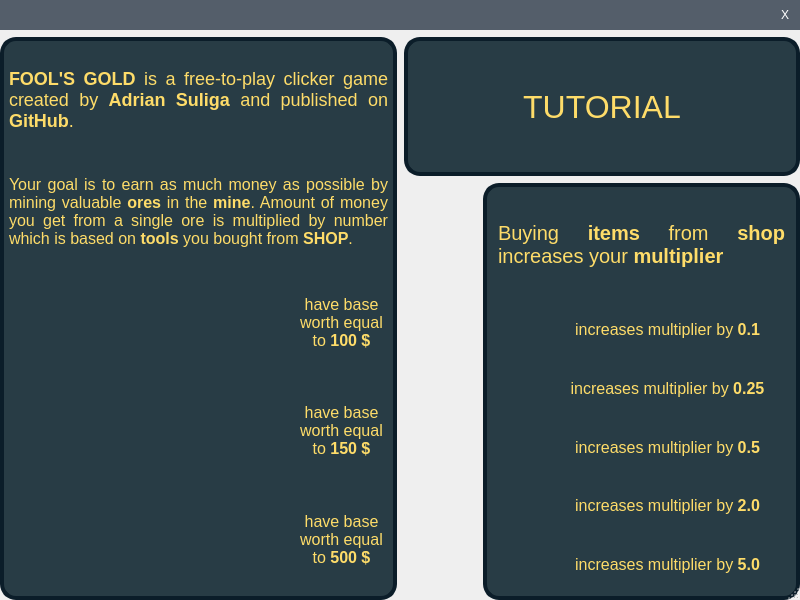
<?xml version="1.0" encoding="UTF-8"?>
<ui version="4.0">
 <class>Tutorial</class>
 <widget class="QDialog" name="Tutorial">
  <property name="geometry">
   <rect>
    <x>0</x>
    <y>0</y>
    <width>800</width>
    <height>600</height>
   </rect>
  </property>
  <property name="minimumSize">
   <size>
    <width>800</width>
    <height>600</height>
   </size>
  </property>
  <property name="maximumSize">
   <size>
    <width>1600</width>
    <height>1200</height>
   </size>
  </property>
  <property name="baseSize">
   <size>
    <width>800</width>
    <height>600</height>
   </size>
  </property>
  <property name="windowTitle">
   <string>Dialog</string>
  </property>
  <property name="styleSheet">
   <string notr="true">#Tutorial {
border-image: url(:/images/resources/Other/TitleScreenBackground.png) 0 0 0 0 stretch stretch;
}</string>
  </property>
  <property name="sizeGripEnabled">
   <bool>true</bool>
  </property>
  <property name="modal">
   <bool>true</bool>
  </property>
  <layout class="QVBoxLayout" name="verticalLayout_5">
   <property name="spacing">
    <number>7</number>
   </property>
   <property name="leftMargin">
    <number>0</number>
   </property>
   <property name="topMargin">
    <number>0</number>
   </property>
   <property name="rightMargin">
    <number>0</number>
   </property>
   <property name="bottomMargin">
    <number>0</number>
   </property>
   <item>
    <widget class="QWidget" name="titleBar" native="true">
     <property name="minimumSize">
      <size>
       <width>0</width>
       <height>30</height>
      </size>
     </property>
     <property name="maximumSize">
      <size>
       <width>16777215</width>
       <height>30</height>
      </size>
     </property>
     <property name="styleSheet">
      <string notr="true">background-color: rgb(84,94,106);</string>
     </property>
     <layout class="QHBoxLayout" name="horizontalLayout_7">
      <property name="spacing">
       <number>0</number>
      </property>
      <property name="leftMargin">
       <number>0</number>
      </property>
      <property name="topMargin">
       <number>0</number>
      </property>
      <property name="rightMargin">
       <number>0</number>
      </property>
      <property name="bottomMargin">
       <number>0</number>
      </property>
      <item>
       <spacer name="titleBarSpacer">
        <property name="orientation">
         <enum>Qt::Horizontal</enum>
        </property>
        <property name="sizeHint" stdset="0">
         <size>
          <width>87</width>
          <height>20</height>
         </size>
        </property>
       </spacer>
      </item>
      <item>
       <widget class="QPushButton" name="closeButton">
        <property name="minimumSize">
         <size>
          <width>30</width>
          <height>30</height>
         </size>
        </property>
        <property name="maximumSize">
         <size>
          <width>30</width>
          <height>30</height>
         </size>
        </property>
        <property name="sizeIncrement">
         <size>
          <width>30</width>
          <height>30</height>
         </size>
        </property>
        <property name="baseSize">
         <size>
          <width>30</width>
          <height>30</height>
         </size>
        </property>
        <property name="styleSheet">
         <string notr="true">#closeButton {
color: white;
background-color: rgb(84,94,106);
border-style: solid;
}
#closeButton:hover {
background-color: red;
}</string>
        </property>
        <property name="text">
         <string>X</string>
        </property>
       </widget>
      </item>
     </layout>
    </widget>
   </item>
   <item>
    <layout class="QHBoxLayout" name="horizontalLayout_12">
     <item>
      <widget class="QWidget" name="widget_3" native="true">
       <property name="styleSheet">
        <string notr="true">#widget_3 {
background-color: rgb(40,60,69);
border-radius: 16px;
border-style: solid;
border-width: 4px;
border-color: rgb(11,29,41);
}
QLabel {
color: rgb(254,220,105);
}</string>
       </property>
       <layout class="QVBoxLayout" name="verticalLayout_6" stretch="1,1,3">
        <item>
         <widget class="QLabel" name="introInfoLabel">
          <property name="styleSheet">
           <string notr="true">font-size: 18px;</string>
          </property>
          <property name="text">
           <string>&lt;html&gt;&lt;head/&gt;&lt;body&gt;&lt;p&gt;&lt;span style=&quot; font-weight:700;&quot;&gt;FOOL'S GOLD&lt;/span&gt; is a free-to-play clicker game created by &lt;span style=&quot; font-weight:700;&quot;&gt;Adrian Suliga&lt;/span&gt; and published on &lt;span style=&quot; font-weight:700;&quot;&gt;GitHub&lt;/span&gt;.&lt;/p&gt;&lt;/body&gt;&lt;/html&gt;</string>
          </property>
          <property name="alignment">
           <set>Qt::AlignJustify|Qt::AlignVCenter</set>
          </property>
          <property name="wordWrap">
           <bool>true</bool>
          </property>
         </widget>
        </item>
        <item>
         <widget class="QLabel" name="goalLabel">
          <property name="styleSheet">
           <string notr="true">font-size: 16px;</string>
          </property>
          <property name="text">
           <string>&lt;html&gt;&lt;head/&gt;&lt;body&gt;&lt;p&gt;Your goal is to earn as much money as possible by mining valuable &lt;span style=&quot; font-weight:700;&quot;&gt;ores&lt;/span&gt; in the &lt;span style=&quot; font-weight:700;&quot;&gt;mine&lt;/span&gt;. Amount of money you get from a single ore is multiplied by number which is based on &lt;span style=&quot; font-weight:700;&quot;&gt;tools&lt;/span&gt; you bought from&lt;span style=&quot; font-weight:700;&quot;&gt; SHOP&lt;/span&gt;.&lt;/p&gt;&lt;/body&gt;&lt;/html&gt;</string>
          </property>
          <property name="alignment">
           <set>Qt::AlignJustify|Qt::AlignVCenter</set>
          </property>
          <property name="wordWrap">
           <bool>true</bool>
          </property>
         </widget>
        </item>
        <item>
         <layout class="QHBoxLayout" name="horizontalLayout_4" stretch="3,1">
          <item>
           <layout class="QVBoxLayout" name="verticalLayout_2">
            <item>
             <layout class="QHBoxLayout" name="horizontalLayout_3" stretch="0,0,0">
              <item>
               <widget class="QLabel" name="label_5">
                <property name="minimumSize">
                 <size>
                  <width>60</width>
                  <height>0</height>
                 </size>
                </property>
                <property name="styleSheet">
                 <string notr="true">border-image: url(:/images/resources/Ores/selenite_ore.png) 0 0 0 0 stretch stretch;</string>
                </property>
                <property name="text">
                 <string/>
                </property>
               </widget>
              </item>
              <item>
               <widget class="QLabel" name="label_6">
                <property name="minimumSize">
                 <size>
                  <width>60</width>
                  <height>0</height>
                 </size>
                </property>
                <property name="styleSheet">
                 <string notr="true">border-image: url(:/images/resources/Ores/onyx_ore.png) 0 0 0 0 stretch stretch;</string>
                </property>
                <property name="text">
                 <string/>
                </property>
               </widget>
              </item>
              <item>
               <widget class="QLabel" name="label_7">
                <property name="minimumSize">
                 <size>
                  <width>60</width>
                  <height>0</height>
                 </size>
                </property>
                <property name="styleSheet">
                 <string notr="true">border-image: url(:/images/resources/Ores/amethyst_ore.png) 0 0 0 0 stretch stretch;</string>
                </property>
                <property name="text">
                 <string/>
                </property>
               </widget>
              </item>
             </layout>
            </item>
            <item>
             <layout class="QHBoxLayout" name="horizontalLayout_2">
              <item>
               <widget class="QLabel" name="label_9">
                <property name="styleSheet">
                 <string notr="true">border-image: url(:/images/resources/Ores/diamond_ore.png) 0 0 0 0 stretch stretch;</string>
                </property>
                <property name="text">
                 <string/>
                </property>
               </widget>
              </item>
              <item>
               <widget class="QLabel" name="label_10">
                <property name="styleSheet">
                 <string notr="true">border-image: url(:/images/resources/Ores/gold_ore.png) 0 0 0 0 stretch stretch;</string>
                </property>
                <property name="text">
                 <string/>
                </property>
               </widget>
              </item>
             </layout>
            </item>
            <item>
             <layout class="QHBoxLayout" name="horizontalLayout">
              <item>
               <widget class="QLabel" name="label_11">
                <property name="styleSheet">
                 <string notr="true">border-image: url(:/images/resources/Ores/jade_ore.png) 0 0 0 0 stretch stretch;</string>
                </property>
                <property name="text">
                 <string/>
                </property>
               </widget>
              </item>
              <item>
               <widget class="QLabel" name="label_12">
                <property name="styleSheet">
                 <string notr="true">border-image: url(:/images/resources/Ores/ruby_ore.png) 0 0 0 0 stretch stretch;</string>
                </property>
                <property name="text">
                 <string/>
                </property>
               </widget>
              </item>
             </layout>
            </item>
           </layout>
          </item>
          <item>
           <layout class="QVBoxLayout" name="verticalLayout">
            <item>
             <widget class="QLabel" name="soaLabel">
              <property name="styleSheet">
               <string notr="true">font-size: 16px;
</string>
              </property>
              <property name="text">
               <string>&lt;html&gt;&lt;head/&gt;&lt;body&gt;&lt;p&gt; have base worth equal to &lt;span style=&quot; font-weight:700;&quot;&gt;100 $&lt;/span&gt;&lt;/p&gt;&lt;/body&gt;&lt;/html&gt;</string>
              </property>
              <property name="alignment">
               <set>Qt::AlignCenter</set>
              </property>
              <property name="wordWrap">
               <bool>true</bool>
              </property>
             </widget>
            </item>
            <item>
             <widget class="QLabel" name="dgLabel">
              <property name="styleSheet">
               <string notr="true">font-size: 16px;</string>
              </property>
              <property name="text">
               <string>&lt;html&gt;&lt;head/&gt;&lt;body&gt;&lt;p&gt; have base worth equal to &lt;span style=&quot; font-weight:700;&quot;&gt;150 $&lt;/span&gt;&lt;/p&gt;&lt;/body&gt;&lt;/html&gt;</string>
              </property>
              <property name="alignment">
               <set>Qt::AlignCenter</set>
              </property>
              <property name="wordWrap">
               <bool>true</bool>
              </property>
             </widget>
            </item>
            <item>
             <widget class="QLabel" name="jrLabel">
              <property name="styleSheet">
               <string notr="true">font-size: 16px;</string>
              </property>
              <property name="text">
               <string>&lt;html&gt;&lt;head/&gt;&lt;body&gt;&lt;p&gt;have base worth equal to&lt;span style=&quot; font-weight:700;&quot;&gt; 500 $&lt;/span&gt;&lt;/p&gt;&lt;/body&gt;&lt;/html&gt;</string>
              </property>
              <property name="alignment">
               <set>Qt::AlignCenter</set>
              </property>
              <property name="wordWrap">
               <bool>true</bool>
              </property>
             </widget>
            </item>
           </layout>
          </item>
         </layout>
        </item>
       </layout>
      </widget>
     </item>
     <item>
      <layout class="QVBoxLayout" name="verticalLayout_4" stretch="1,3">
       <item>
        <widget class="QLabel" name="titleLabel">
         <property name="styleSheet">
          <string notr="true">color: rgb(254,220,105);
font: 24pt;
background-color: rgb(40,60,69);
border-radius: 16px;
border-style: solid;
border-width: 4px;
border-color: rgb(11,29,41);</string>
         </property>
         <property name="text">
          <string>TUTORIAL</string>
         </property>
         <property name="textFormat">
          <enum>Qt::PlainText</enum>
         </property>
         <property name="alignment">
          <set>Qt::AlignCenter</set>
         </property>
        </widget>
       </item>
       <item>
        <layout class="QHBoxLayout" name="horizontalLayout_11" stretch="1,4">
         <item>
          <spacer name="horizontalSpacer_3">
           <property name="orientation">
            <enum>Qt::Horizontal</enum>
           </property>
           <property name="sizeHint" stdset="0">
            <size>
             <width>40</width>
             <height>20</height>
            </size>
           </property>
          </spacer>
         </item>
         <item>
          <widget class="QWidget" name="widget_2" native="true">
           <property name="styleSheet">
            <string notr="true">#widget_2 {
background-color: rgb(40,60,69);
border-radius: 16px;
border-style: solid;
border-width: 4px;
border-color: rgb(11,29,41);
}
QLabel {
color: rgb(254,220,105);
}</string>
           </property>
           <layout class="QVBoxLayout" name="verticalLayout_3" stretch="2,1,1,1,1,1">
            <item>
             <widget class="QLabel" name="shopLabel">
              <property name="styleSheet">
               <string notr="true">#shopLabel {
padding: 6px;
font-size: 20px;
}</string>
              </property>
              <property name="text">
               <string>&lt;html&gt;&lt;head/&gt;&lt;body&gt;&lt;p&gt;Buying&lt;span style=&quot; font-weight:700;&quot;&gt; items&lt;/span&gt; from &lt;span style=&quot; font-weight:700;&quot;&gt;shop &lt;/span&gt;increases your&lt;span style=&quot; font-weight:700;&quot;&gt; multiplier&lt;/span&gt;&lt;/p&gt;&lt;/body&gt;&lt;/html&gt;</string>
              </property>
              <property name="alignment">
               <set>Qt::AlignJustify|Qt::AlignVCenter</set>
              </property>
              <property name="wordWrap">
               <bool>true</bool>
              </property>
              <property name="margin">
               <number>0</number>
              </property>
              <property name="indent">
               <number>-1</number>
              </property>
             </widget>
            </item>
            <item>
             <widget class="QWidget" name="widget" native="true">
              <layout class="QHBoxLayout" name="horizontalLayout_5" stretch="1,5">
               <item>
                <widget class="QLabel" name="label_15">
                 <property name="styleSheet">
                  <string notr="true">border-image: url(:/images/resources/ShopItems/hammer.png) 0 0 0 0 stretch stretch;</string>
                 </property>
                 <property name="text">
                  <string/>
                 </property>
                </widget>
               </item>
               <item>
                <widget class="QLabel" name="hamLabel">
                 <property name="styleSheet">
                  <string notr="true">font-size: 16px;</string>
                 </property>
                 <property name="text">
                  <string>&lt;html&gt;&lt;head/&gt;&lt;body&gt;&lt;p&gt;increases multiplier by &lt;span style=&quot; font-weight:700;&quot;&gt;0.1&lt;/span&gt;&lt;/p&gt;&lt;/body&gt;&lt;/html&gt;</string>
                 </property>
                 <property name="alignment">
                  <set>Qt::AlignCenter</set>
                 </property>
                 <property name="wordWrap">
                  <bool>true</bool>
                 </property>
                </widget>
               </item>
              </layout>
             </widget>
            </item>
            <item>
             <widget class="QWidget" name="widget_4" native="true">
              <layout class="QHBoxLayout" name="horizontalLayout_6" stretch="1,5">
               <item>
                <widget class="QLabel" name="label_16">
                 <property name="styleSheet">
                  <string notr="true">border-image: url(:/images/resources/ShopItems/pickaxe.png) 0 0 0 0 stretch stretch;</string>
                 </property>
                 <property name="text">
                  <string/>
                 </property>
                </widget>
               </item>
               <item>
                <widget class="QLabel" name="pickLabel">
                 <property name="styleSheet">
                  <string notr="true">font-size: 16px;</string>
                 </property>
                 <property name="text">
                  <string>&lt;html&gt;&lt;head/&gt;&lt;body&gt;&lt;p&gt;increases multiplier by &lt;span style=&quot; font-weight:700;&quot;&gt;0.25&lt;/span&gt;&lt;/p&gt;&lt;/body&gt;&lt;/html&gt;</string>
                 </property>
                 <property name="alignment">
                  <set>Qt::AlignCenter</set>
                 </property>
                 <property name="wordWrap">
                  <bool>true</bool>
                 </property>
                </widget>
               </item>
              </layout>
             </widget>
            </item>
            <item>
             <widget class="QWidget" name="widget_5" native="true">
              <layout class="QHBoxLayout" name="horizontalLayout_8" stretch="1,5">
               <item>
                <widget class="QLabel" name="label_17">
                 <property name="styleSheet">
                  <string notr="true">border-image: url(:/images/resources/ShopItems/child.png) 0 0 0 0 stretch stretch;</string>
                 </property>
                 <property name="text">
                  <string/>
                 </property>
                </widget>
               </item>
               <item>
                <widget class="QLabel" name="childLabel">
                 <property name="styleSheet">
                  <string notr="true">font-size: 16px;</string>
                 </property>
                 <property name="text">
                  <string>&lt;html&gt;&lt;head/&gt;&lt;body&gt;&lt;p&gt;increases multiplier by &lt;span style=&quot; font-weight:700;&quot;&gt;0.5&lt;/span&gt;&lt;/p&gt;&lt;/body&gt;&lt;/html&gt;</string>
                 </property>
                 <property name="alignment">
                  <set>Qt::AlignCenter</set>
                 </property>
                 <property name="wordWrap">
                  <bool>true</bool>
                 </property>
                </widget>
               </item>
              </layout>
             </widget>
            </item>
            <item>
             <widget class="QWidget" name="widget_6" native="true">
              <layout class="QHBoxLayout" name="horizontalLayout_9" stretch="1,5">
               <item>
                <widget class="QLabel" name="label_18">
                 <property name="styleSheet">
                  <string notr="true">border-image: url(:/images/resources/ShopItems/drill.png) 0 0 0 0 stretch stretch;</string>
                 </property>
                 <property name="text">
                  <string/>
                 </property>
                </widget>
               </item>
               <item>
                <widget class="QLabel" name="drillLabel">
                 <property name="styleSheet">
                  <string notr="true">font-size: 16px;</string>
                 </property>
                 <property name="text">
                  <string>&lt;html&gt;&lt;head/&gt;&lt;body&gt;&lt;p&gt;increases multiplier by &lt;span style=&quot; font-weight:700;&quot;&gt;2.0&lt;/span&gt;&lt;/p&gt;&lt;/body&gt;&lt;/html&gt;</string>
                 </property>
                 <property name="alignment">
                  <set>Qt::AlignCenter</set>
                 </property>
                 <property name="wordWrap">
                  <bool>true</bool>
                 </property>
                </widget>
               </item>
              </layout>
             </widget>
            </item>
            <item>
             <widget class="QWidget" name="widget_7" native="true">
              <layout class="QHBoxLayout" name="horizontalLayout_10" stretch="1,5">
               <item>
                <widget class="QLabel" name="label_19">
                 <property name="styleSheet">
                  <string notr="true">border-image: url(:/images/resources/ShopItems/dynamite.png) 0 0 0 0 stretch stretch;</string>
                 </property>
                 <property name="text">
                  <string/>
                 </property>
                </widget>
               </item>
               <item>
                <widget class="QLabel" name="dynLabel">
                 <property name="styleSheet">
                  <string notr="true">font-size: 16px;</string>
                 </property>
                 <property name="text">
                  <string>&lt;html&gt;&lt;head/&gt;&lt;body&gt;&lt;p&gt;increases multiplier by &lt;span style=&quot; font-weight:700;&quot;&gt;5.0&lt;/span&gt;&lt;/p&gt;&lt;/body&gt;&lt;/html&gt;</string>
                 </property>
                 <property name="alignment">
                  <set>Qt::AlignCenter</set>
                 </property>
                 <property name="wordWrap">
                  <bool>true</bool>
                 </property>
                </widget>
               </item>
              </layout>
             </widget>
            </item>
           </layout>
          </widget>
         </item>
        </layout>
       </item>
      </layout>
     </item>
    </layout>
   </item>
  </layout>
 </widget>
 <resources/>
 <connections/>
</ui>
